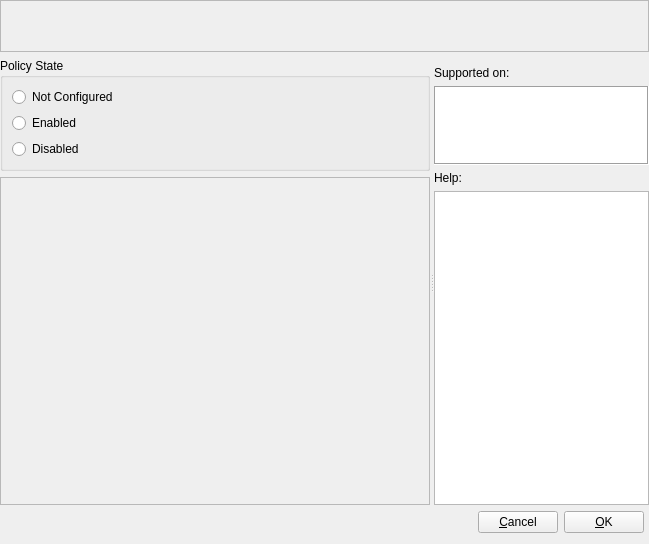
<?xml version="1.0" encoding="UTF-8"?>
<ui version="4.0">
 <class>AdministrativeTemplatesWidget</class>
 <widget class="QWidget" name="AdministrativeTemplatesWidget">
  <property name="geometry">
   <rect>
    <x>0</x>
    <y>0</y>
    <width>649</width>
    <height>544</height>
   </rect>
  </property>
  <property name="windowTitle">
   <string>Form</string>
  </property>
  <layout class="QGridLayout" name="gridLayout">
   <property name="leftMargin">
    <number>0</number>
   </property>
   <property name="topMargin">
    <number>0</number>
   </property>
   <property name="rightMargin">
    <number>0</number>
   </property>
   <item row="0" column="0">
    <widget class="QFrame" name="policyNameFrame">
     <property name="sizePolicy">
      <sizepolicy hsizetype="Preferred" vsizetype="Fixed">
       <horstretch>0</horstretch>
       <verstretch>0</verstretch>
      </sizepolicy>
     </property>
     <property name="minimumSize">
      <size>
       <width>0</width>
       <height>52</height>
      </size>
     </property>
     <property name="maximumSize">
      <size>
       <width>16777215</width>
       <height>52</height>
      </size>
     </property>
     <property name="frameShape">
      <enum>QFrame::StyledPanel</enum>
     </property>
     <property name="frameShadow">
      <enum>QFrame::Raised</enum>
     </property>
     <layout class="QGridLayout" name="gridLayout_3">
      <item row="0" column="0">
       <widget class="QLabel" name="policyNameLabel">
        <property name="sizePolicy">
         <sizepolicy hsizetype="Preferred" vsizetype="Fixed">
          <horstretch>0</horstretch>
          <verstretch>0</verstretch>
         </sizepolicy>
        </property>
        <property name="text">
         <string/>
        </property>
        <property name="wordWrap">
         <bool>true</bool>
        </property>
       </widget>
      </item>
     </layout>
    </widget>
   </item>
   <item row="1" column="0">
    <widget class="QSplitter" name="helpSplitter">
     <property name="orientation">
      <enum>Qt::Horizontal</enum>
     </property>
     <property name="childrenCollapsible">
      <bool>false</bool>
     </property>
     <widget class="QWidget" name="contentWidget" native="true">
      <property name="sizePolicy">
       <sizepolicy hsizetype="Preferred" vsizetype="Expanding">
        <horstretch>4</horstretch>
        <verstretch>0</verstretch>
       </sizepolicy>
      </property>
      <property name="minimumSize">
       <size>
        <width>225</width>
        <height>0</height>
       </size>
      </property>
      <layout class="QVBoxLayout" name="verticalLayout">
       <property name="leftMargin">
        <number>0</number>
       </property>
       <property name="rightMargin">
        <number>0</number>
       </property>
       <property name="bottomMargin">
        <number>0</number>
       </property>
       <item>
        <widget class="QGroupBox" name="groupBox">
         <property name="title">
          <string>Policy State</string>
         </property>
         <property name="flat">
          <bool>false</bool>
         </property>
         <layout class="QGridLayout" name="gridLayout_2">
          <item row="0" column="0">
           <widget class="QRadioButton" name="notConfiguredRadioButton">
            <property name="text">
             <string>Not Configured</string>
            </property>
           </widget>
          </item>
          <item row="1" column="0">
           <widget class="QRadioButton" name="enabledRadioButton">
            <property name="text">
             <string>Enabled</string>
            </property>
           </widget>
          </item>
          <item row="2" column="0">
           <widget class="QRadioButton" name="disabledRadioButton">
            <property name="text">
             <string>Disabled</string>
            </property>
           </widget>
          </item>
         </layout>
        </widget>
       </item>
       <item>
        <widget class="QScrollArea" name="contentScrollArea">
         <property name="widgetResizable">
          <bool>true</bool>
         </property>
         <widget class="QWidget" name="scrollAreaWidgetContents">
          <property name="geometry">
           <rect>
            <x>0</x>
            <y>0</y>
            <width>429</width>
            <height>314</height>
           </rect>
          </property>
         </widget>
        </widget>
       </item>
      </layout>
     </widget>
     <widget class="QWidget" name="rightContainer" native="true">
      <property name="sizePolicy">
       <sizepolicy hsizetype="Fixed" vsizetype="Preferred">
        <horstretch>1</horstretch>
        <verstretch>0</verstretch>
       </sizepolicy>
      </property>
      <property name="minimumSize">
       <size>
        <width>215</width>
        <height>442</height>
       </size>
      </property>
      <layout class="QVBoxLayout" name="verticalLayout_2">
       <property name="leftMargin">
        <number>0</number>
       </property>
       <property name="topMargin">
        <number>8</number>
       </property>
       <property name="rightMargin">
        <number>0</number>
       </property>
       <property name="bottomMargin">
        <number>0</number>
       </property>
       <item>
        <widget class="QLabel" name="supportedOnLabel">
         <property name="text">
          <string>Supported on:</string>
         </property>
         <property name="buddy">
          <cstring>supportedOnTextEdit</cstring>
         </property>
        </widget>
       </item>
       <item>
        <widget class="QTextEdit" name="supportedOnTextEdit">
         <property name="sizePolicy">
          <sizepolicy hsizetype="Expanding" vsizetype="Expanding">
           <horstretch>0</horstretch>
           <verstretch>1</verstretch>
          </sizepolicy>
         </property>
         <property name="focusPolicy">
          <enum>Qt::NoFocus</enum>
         </property>
         <property name="frameShape">
          <enum>QFrame::Box</enum>
         </property>
         <property name="readOnly">
          <bool>true</bool>
         </property>
        </widget>
       </item>
       <item>
        <widget class="QLabel" name="helpLabel">
         <property name="text">
          <string>Help:</string>
         </property>
         <property name="buddy">
          <cstring>descriptionTextEdit</cstring>
         </property>
        </widget>
       </item>
       <item>
        <widget class="QTextEdit" name="descriptionTextEdit">
         <property name="sizePolicy">
          <sizepolicy hsizetype="Expanding" vsizetype="Expanding">
           <horstretch>0</horstretch>
           <verstretch>4</verstretch>
          </sizepolicy>
         </property>
         <property name="minimumSize">
          <size>
           <width>215</width>
           <height>0</height>
          </size>
         </property>
         <property name="focusPolicy">
          <enum>Qt::NoFocus</enum>
         </property>
         <property name="readOnly">
          <bool>true</bool>
         </property>
        </widget>
       </item>
      </layout>
     </widget>
    </widget>
   </item>
   <item row="2" column="0">
    <widget class="QWidget" name="policyStateContainerWidget" native="true">
     <property name="sizePolicy">
      <sizepolicy hsizetype="Preferred" vsizetype="Fixed">
       <horstretch>0</horstretch>
       <verstretch>0</verstretch>
      </sizepolicy>
     </property>
     <layout class="QHBoxLayout" name="horizontalLayout_2">
      <property name="leftMargin">
       <number>0</number>
      </property>
      <property name="topMargin">
       <number>0</number>
      </property>
      <property name="rightMargin">
       <number>5</number>
      </property>
      <property name="bottomMargin">
       <number>0</number>
      </property>
      <item>
       <spacer name="horizontalSpacer">
        <property name="orientation">
         <enum>Qt::Horizontal</enum>
        </property>
        <property name="sizeHint" stdset="0">
         <size>
          <width>40</width>
          <height>20</height>
         </size>
        </property>
       </spacer>
      </item>
      <item>
       <widget class="QPushButton" name="cancelPushButton">
        <property name="text">
         <string>&amp;Cancel</string>
        </property>
       </widget>
      </item>
      <item>
       <widget class="QPushButton" name="okPushButton">
        <property name="text">
         <string>&amp;OK</string>
        </property>
       </widget>
      </item>
     </layout>
    </widget>
   </item>
  </layout>
 </widget>
 <resources/>
 <connections/>
</ui>
